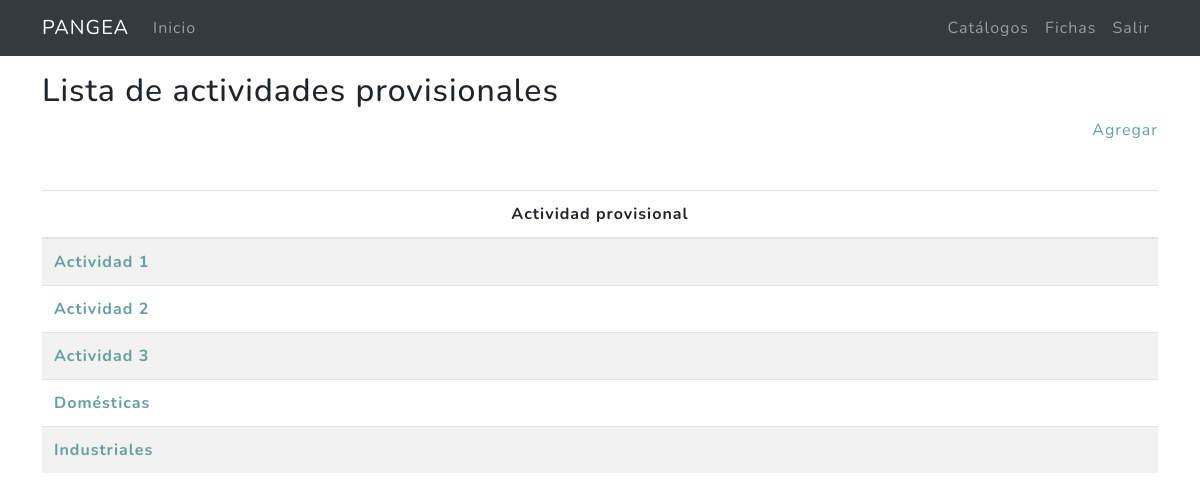
/catalogos/actividades/ (signed in), run on the app's committed database.
### miscelanea/models.py (models this page shows, shortened)
class ActividadProvisional(models.Model):
    title =  models.CharField(max_length=1500,verbose_name = "Actividad")
    created = models.DateTimeField(auto_now_add = True,verbose_name = "Fecha de creación")
    updated = models.DateTimeField(auto_now = True,verbose_name = "Fecha de edición")
    class Meta:
        verbose_name = "Lista de actividades provisionales"
        verbose_name_plural = "Lista de actividades provisionales"
        ordering = ["title"]

### miscelanea/views.py (the view)
# urls.py: path('actividades/', ActProvisionalListView.as_view(), name='actividades'),
@method_decorator(login_required,name='dispatch')
class ActProvisionalListView(ListView):
    model = ActividadProvisional
    template_name = "miscelanea/actividadprovisional_list.html"
    paginate_by = 20
    def get_context_data(self, **kwargs):
        context = super().get_context_data(**kwargs)
        context['p_title']="Lista de actividades provisionales"
        return context

### miscelanea/templates/miscelanea/actividadprovisional_list.html (shortened to what this page needs)
{% extends 'cap2/base_mx.html' %}
{% load static %}
{% block content %}
<main role="main">
  <div class="container mb-4">
    <h2 class="mt-3">{{p_title}}</h2>
    <div class="agregar mb-4 text-right"><a href="{% url 'catalogos:actividad-create' %}">Agregar</a></div>
    <table class="table  table-striped mt-5">
      <thead>
        <tr>
          <th scope="col" class="text-center">Actividad provisional</th>
        </tr>
      </thead>
      <tbody>
      {% for actividad in actividadprovisional_list %}
          <tr>
            <th scope="row"><a href="{% url 'catalogos:actividad-update' actividad.id %}">{{actividad.title}} </a></th>
          </tr>
      {% endfor %}
      </tbody>
    </table>
  </div>
</main>
{% endblock %}

### data on the page
ActividadProvisional: title "Actividad 1"
ActividadProvisional: title "Actividad 2"
ActividadProvisional: title "Actividad 3"
ActividadProvisional: title "Domésticas"
ActividadProvisional: title "Industriales"

### other printed values
{{ p_title }} "Lista de actividades provisionales"
